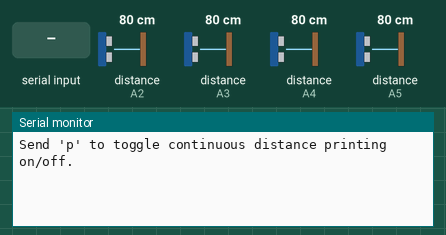
Simulated run of this sketch. Board: Arduino Uno, built with avr-gcc and run on an emulated ATmega328P. Parts: the last lines printed to the serial monitor. Inputs (shaded band) come from the test bench; at power-on: distance to the obstacle (sensors on A2, A3, A4, A5) 80 cm. The echo pulse lasts 58.3 µs per cm.

Above: at 1.2 s.
1.3 s: "p" received over Serial
At 2.2 s:
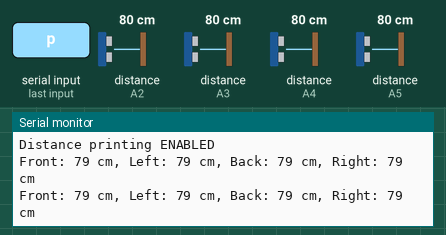
2.8 s: distance to the obstacle (sensor on A2) set to 2 cm
At 3.11 s:
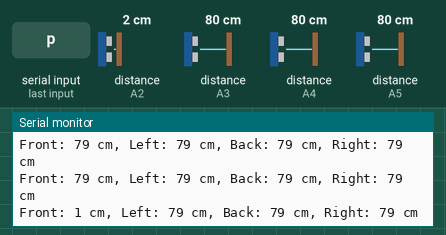
4.3 s: distance to the obstacle (sensor on A3) set to 2 cm
At 4.61 s:
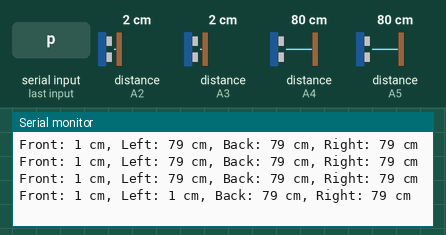
5.8 s: distance to the obstacle (sensor on A4) set to 2 cm
At 6.11 s:
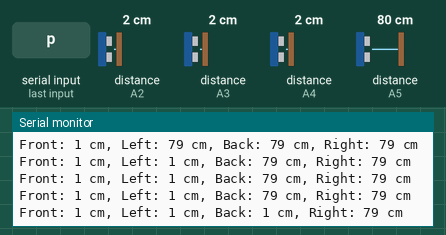
7.3 s: distance to the obstacle (sensor on A5) set to 2 cm
At 7.7 s:
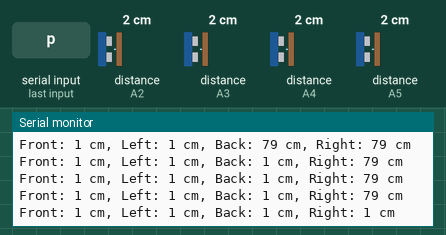
8.8 s: "p" received over Serial
At 10.2 s:
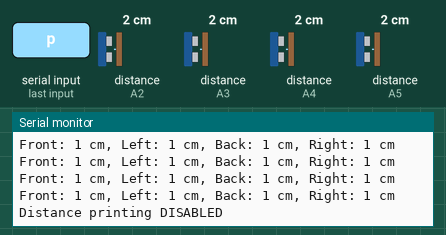

The sketch:

ultrasonic.ino
```cpp
/*
  Debug and Continuous Ultrasonic Sensor Distance Measurement for a Robot
  --------------------------------------------------
  Front Sensor:  Trigger = Digital 6, Echo = Analog A2
  Left Sensor:   Trigger = Digital 5, Echo = Analog A3
  Back Sensor:   Trigger = Digital 4, Echo = Analog A4
  Right Sensor:  Trigger = Digital 3, Echo = Analog A5
*/

const int trigFront = 6;
const int echoFront = A2;

const int trigLeft = 5;
const int echoLeft = A3;

const int trigBack = 4;
const int echoBack = A4;

const int trigRight = 3;
const int echoRight = A5;

// Global flag to control continuous printing
bool distancePrintingEnabled = false;

// Variables for non-blocking timing
unsigned long previousMillis = 0;
const unsigned long printInterval = 500;

// This helper function sends the trigger pulse and measures the echo duration.
// It returns the distance in centimeters.
long measureDistance(int trigPin, int echoPin) {
  long duration, distance;

  // Make sure trigger pin is LOW
  digitalWrite(trigPin, LOW);
  delayMicroseconds(2);

  // Send a 10-microsecond HIGH pulse to trigger the sensor
  digitalWrite(trigPin, HIGH);
  delayMicroseconds(10);
  digitalWrite(trigPin, LOW);

  // Read the echo pin; timeout after 30ms if no pulse is received
  duration = pulseIn(echoPin, HIGH, 30000);

  // Calculate the distance in centimeters:
  // Speed of sound = 0.034 cm/µs, divided by 2 for the round-trip.
  distance = duration * 0.034 / 2;

  return distance;
}

// Functions for individual sensors
long getFrontDistance() { return measureDistance(trigFront, echoFront); }
long getLeftDistance()  { return measureDistance(trigLeft, echoLeft); }
long getBackDistance()  { return measureDistance(trigBack, echoBack); }
long getRightDistance() { return measureDistance(trigRight, echoRight); }

// Function to print all sensor distances at once
void printAllDistancesOnce() {
  Serial.print("Front: ");
  Serial.print(getFrontDistance());
  Serial.print(" cm, Left: ");
  Serial.print(getLeftDistance());
  Serial.print(" cm, Back: ");
  Serial.print(getBackDistance());
  Serial.print(" cm, Right: ");
  Serial.print(getRightDistance());
  Serial.println(" cm");
}

void setup() {
  Serial.begin(9600);

  // Set trigger pins as outputs and echo pins as inputs
  pinMode(trigFront, OUTPUT);
  pinMode(echoFront, INPUT);

  pinMode(trigLeft, OUTPUT);
  pinMode(echoLeft, INPUT);

  pinMode(trigBack, OUTPUT);
  pinMode(echoBack, INPUT);

  pinMode(trigRight, OUTPUT);
  pinMode(echoRight, INPUT);

  Serial.println("Send 'p' to toggle continuous distance printing on/off.");
}

void loop() {
  // Check if any command is received via Serial
  if (Serial.available() > 0) {
    char command = Serial.read();
    if (command == 'p') {
      distancePrintingEnabled = !distancePrintingEnabled;
      Serial.println(distancePrintingEnabled ? "Distance printing ENABLED" : "Distance printing DISABLED");
    }
  }

  // If printing is enabled, print all sensor distances every 500ms
  if (distancePrintingEnabled) {
    unsigned long currentMillis = millis();
    if (currentMillis - previousMillis >= printInterval) {
      previousMillis = currentMillis;
      printAllDistancesOnce();
    }
  }
}
```

Measured:
- after the input at 1.3 s, the serial monitor: prints a new line at once (image 1)
- after the input at 2.8 s, the serial monitor: prints a new line at once (image 2)
- after the input at 4.3 s, the serial monitor: prints a new line at once (image 3)
- after the input at 5.8 s, the serial monitor: prints a new line at once (image 4)
- after the input at 7.3 s, the serial monitor: prints a new line at once (image 5)
- after the input at 8.8 s, the serial monitor: prints a new line after 0.05 s (image 6)
